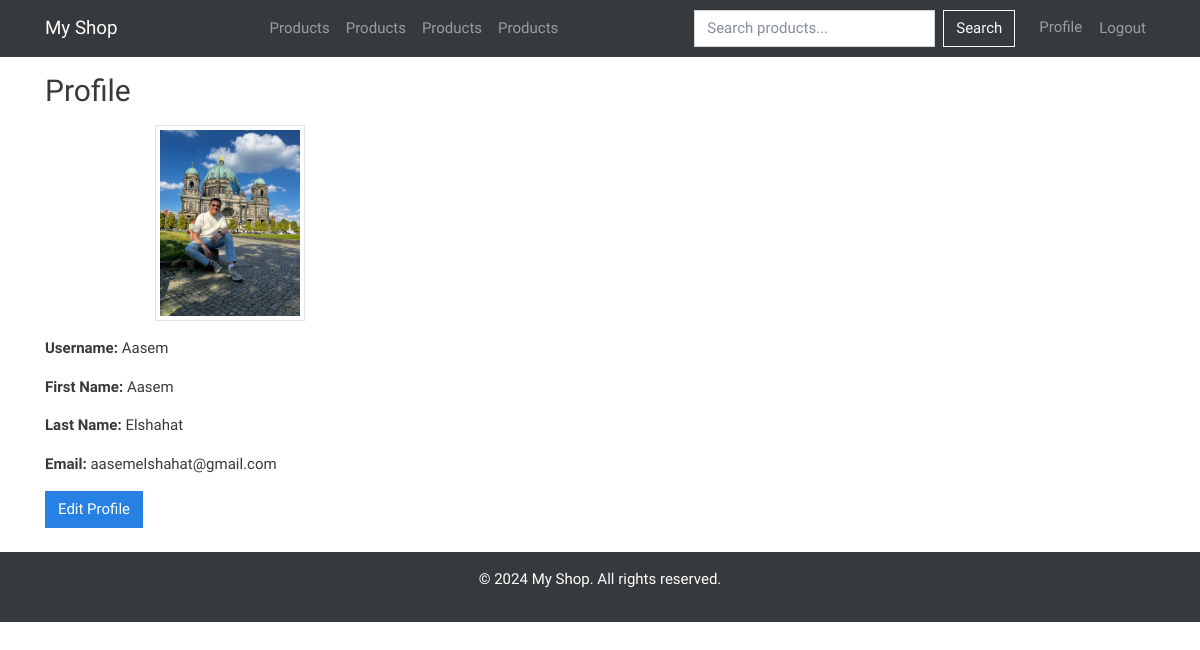
The app's page /users/profile/ (signed in) with its own data.
### myshop/users/models.py (models this page shows)
class CustomUser(AbstractUser):
    profile_picture = models.ImageField(upload_to='profile_pics/', null=True, blank=True)
    groups = models.ManyToManyField(
        'auth.Group',
        related_name='customuser_set',  # Change the related_name
        blank=True,
        help_text='The groups this user belongs to.',
        verbose_name='groups',
    )
    user_permissions = models.ManyToManyField(
        'auth.Permission',
        related_name='customuser_set',  # Change the related_name
        blank=True,
        help_text='Specific permissions for this user.',
        verbose_name='user permissions',
    )

### myshop/users/views.py (the view)
# urls.py: path('profile/', views.profile, name='profile'),
@login_required
def profile(request):
  return render(request, 'users/profile.html')

### myshop/users/templates/users/profile.html (shortened to what this page needs)
{% extends 'base.html' %} {% block content %} {% load static %}
<h2>Profile</h2>
<div class="mt-3">
  <div class="col-md-4 text-center">
    {% if user.profile_picture %}
    <img
      src="{{ user.profile_picture.url }}"
      alt="Profile Picture"
      class="img-thumbnail mb-3"
      style="max-width: 150px"
    />
    {% endif %}
  </div>
  <p><strong>Username:</strong> {{ user.username }}</p>
  <p><strong>First Name:</strong> {{ user.first_name }}</p>
  <p><strong>Last Name:</strong> {{ user.last_name }}</p>
  <p><strong>Email:</strong> {{ user.email }}</p>
  <a href="{% url 'edit_profile' %}" class="btn btn-primary">Edit Profile</a>
</div>
{% endblock %}

### records on screen
CustomUser: profile_picture (picture), username "Aasem", first_name "Aasem", last_name "Elshahat", email "aasemelshahat@gmail.com"
